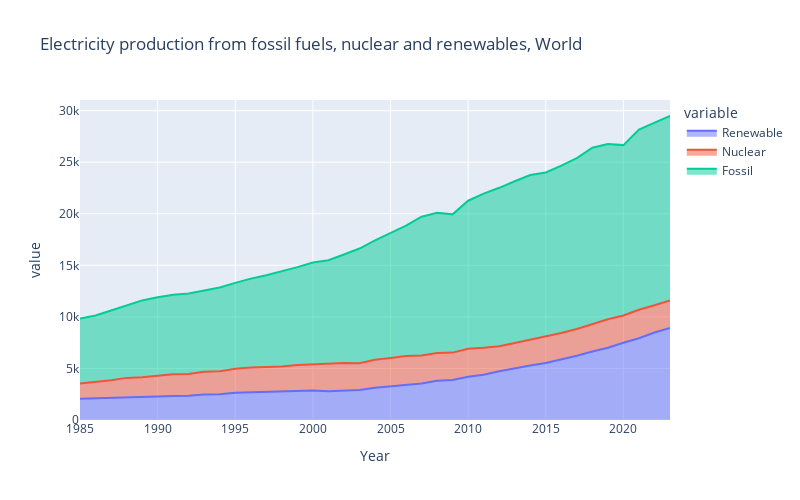

Notebook code cell kept with this figure:
### Markdown cell above
3. Add a title to your chart by passing a string as the input `title` into the function `bar`; and customise the size of the figure by using the inputs `height` and `width`. Both have to be integers and correspond to the size of the figure in pixels.

### Code cell
fig = px.area(df, x='Year', y='value', color='variable',
              height = 500, width = 800,
             title = 'Electricity production from fossil fuels, nuclear and renewables, World')
fig.show()

### Figure 1 — Plotly figure (JSON) as saved in the notebook; plotly's stock layout.template omitted (floating-point values rounded to 4 significant figures)
{"data": [{"fillpattern": {"shape": ""}, "hovertemplate": "variable=Renewable<br>Year=%{x}<br>value=%{y}<extra></extra>", "legendgroup": "Renewable", "line": {"color": "#636efa"}, "marker": {"symbol": "circle"}, "mode": "lines", "name": "Renewable", "orientation": "v", "showlegend": true, "stackgroup": "1", "type": "scatter", "x": [1985, 1986, 1987, 1988, 1989, 1990, 1991, 1992, 1993, 1994, 1995, 1996, 1997, 1998, 1999, 2000, 2001, 2002, 2003, 2004, 2005, 2006, 2007, 2008, 2009, 2010, 2011, 2012, 2013, 2014, 2015, 2016, 2017, 2018, 2019, 2020, 2021, 2022, 2023], "xaxis": "x", "y": [2058.0, 2092.0, 2125.0, 2193.0, 2195.0, 2280.0, 2335.0, 2345.0, 2483.0, 2504.0, 2639.0, 2677.0, 2736.0, 2766.0, 2799.0, 2858.0, 2796.0, 2873.0, 2899.0, 3129.0, 3280.0, 3432.0, 3540.0, 3798.0, 3879.0, 4192.0, 4394.0, 4721.0, 5026.0, 5286.0, 5519.0, 5859.0, 6234.0, 6647.0, 7011.0, 7484.0, 7927.0, 8485.0, 8914.0], "yaxis": "y"}, {"fillpattern": {"shape": ""}, "hovertemplate": "variable=Nuclear<br>Year=%{x}<br>value=%{y}<extra></extra>", "legendgroup": "Nuclear", "line": {"color": "#EF553B"}, "marker": {"symbol": "circle"}, "mode": "lines", "name": "Nuclear", "orientation": "v", "showlegend": true, "stackgroup": "1", "type": "scatter", "x": [1985, 1986, 1987, 1988, 1989, 1990, 1991, 1992, 1993, 1994, 1995, 1996, 1997, 1998, 1999, 2000, 2001, 2002, 2003, 2004, 2005, 2006, 2007, 2008, 2009, 2010, 2011, 2012, 2013, 2014, 2015, 2016, 2017, 2018, 2019, 2020, 2021, 2022, 2023], "xaxis": "x", "y": [1489.0, 1595.0, 1735.0, 1891.0, 1945.0, 2001.0, 2096.0, 2112.0, 2185.0, 2226.0, 2323.0, 2407.0, 2390.0, 2431.0, 2524.0, 2540.0, 2613.0, 2655.0, 2601.0, 2719.0, 2727.0, 2762.0, 2703.0, 2695.0, 2657.0, 2726.0, 2610.0, 2432.0, 2449.0, 2499.0, 2533.0, 2571.0, 2594.0, 2659.0, 2754.0, 2648.0, 2762.0, 2640.0, 2686.0], "yaxis": "y"}, {"fillpattern": {"shape": ""}, "hovertemplate": "variable=Fossil<br>Year=%{x}<br>value=%{y}<extra></extra>", "legendgroup": "Fossil", "line": {"color": "#00cc96"}, "marker": {"symbol": "circle"}, "mode": "lines", "name": "Fossil", "orientation": "v", "showlegend": true, "stackgroup": "1", "type": "scatter", "x": [1985, 1986, 1987, 1988, 1989, 1990, 1991, 1992, 1993, 1994, 1995, 1996, 1997, 1998, 1999, 2000, 2001, 2002, 2003, 2004, 2005, 2006, 2007, 2008, 2009, 2010, 2011, 2012, 2013, 2014, 2015, 2016, 2017, 2018, 2019, 2020, 2021, 2022, 2023], "xaxis": "x", "y": [6285.0, 6440.0, 6758.0, 6998.0, 7456.0, 7615.0, 7723.0, 7808.0, 7859.0, 8119.0, 8335.0, 8627.0, 8911.0, 9215.0, 9499.0, 9878.0, 10090.0, 10520.0, 11130.0, 11560.0, 12130.0, 12640.0, 13470.0, 13610.0, 13410.0, 14350.0, 14950.0, 15360.0, 15680.0, 15970.0, 15950.0, 16230.0, 16570.0, 17094, 17010.0, 16520.0, 17480.0, 17720.0, 17880.0], "yaxis": "y"}], "layout": {"height": 500, "legend": {"title": {"text": "variable"}, "tracegroupgap": 0}, "title": {"text": "Electricity production from fossil fuels, nuclear and renewables, World"}, "width": 800, "xaxis": {"anchor": "y", "domain": [0, 1], "title": {"text": "Year"}}, "yaxis": {"anchor": "x", "domain": [0, 1], "title": {"text": "value"}}}}
